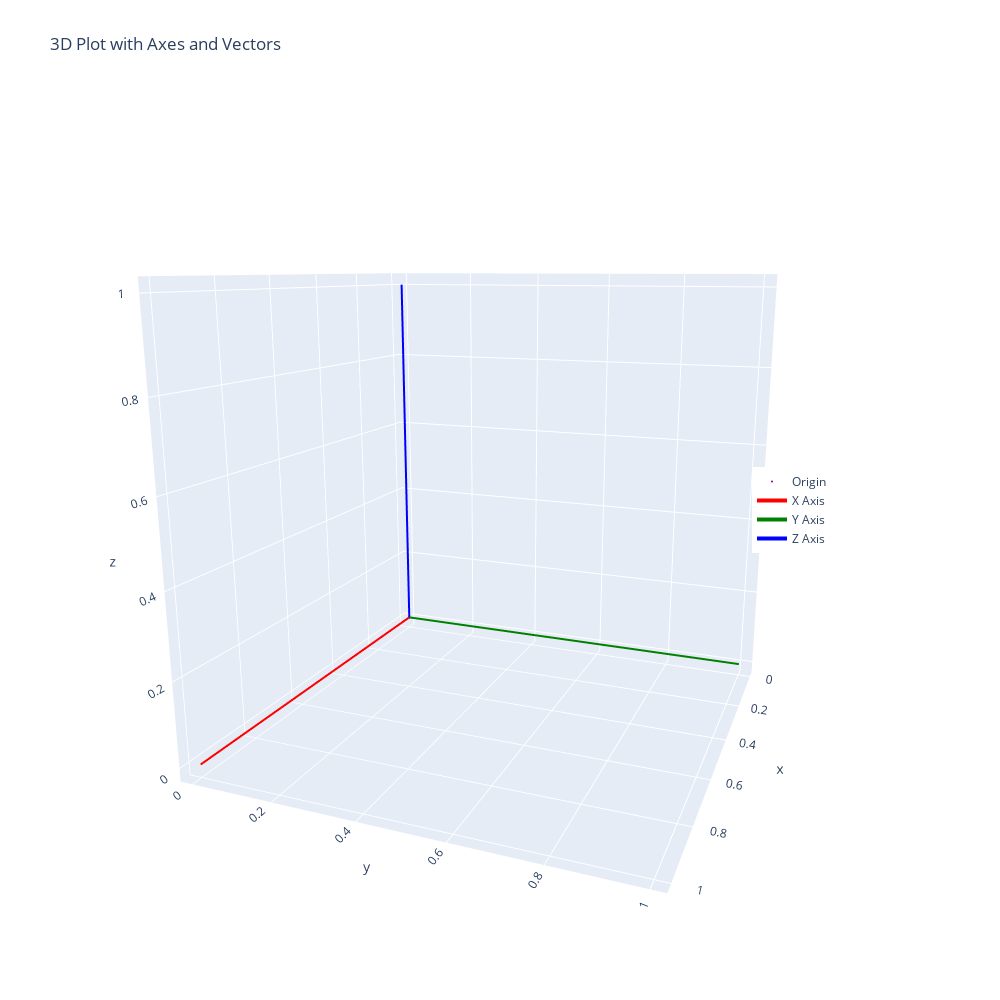

Notebook source saved alongside this figure:
### Code cell
# Demo for plotting in plotly 

fig = go.Figure()

# Create a marker for the origin
fig.add_trace(go.Scatter3d(
    x=[0], y=[0], z=[0],
    mode='markers',
    marker=dict(size=1, color='purple'),
    name='Origin'
))

# Plot coordinate axes x
fig.add_trace(go.Scatter3d(
    x=[0, 1], y=[0, 0], z=[0, 0],
    mode='lines',
    line=dict(color='red', width=4),
    name='X Axis'
))
# Plot coordinate axes y
fig.add_trace(go.Scatter3d(
    x=[0, 0], y=[0, 1], z=[0, 0],
    mode='lines',
    line=dict(color='green', width=4),
    name='Y Axis'
))
# Plot coordinate axes z
fig.add_trace(go.Scatter3d(
    x=[0, 0], y=[0, 0], z=[0, 1],
    mode='lines',
    line=dict(color='blue', width=4),
    name='Z Axis'
))

# # Compute and plot quivers for each pose
# arrow_length = 0.5  # Length of the arrow lines
# colors = ['red', 'green', 'blue']
# for pose in poses:
#     position = pose[:, -1]
#     rotation_matrix = pose[:, :3]
    
#     # Calculate heading vectors
#     headings = np.array([
#         rotation_matrix @ np.array([1, 0, 0]),
#         rotation_matrix @ np.array([0, 1, 0]),
#         rotation_matrix @ np.array([0, 0, 1])
#     ])
    
#     # Add arrows
#     for i, (heading, color) in enumerate(zip(headings, colors)):
#         fig.add_trace(go.Scatter3d(
#             x=[position[0], position[0] + heading[0] * arrow_length],
#             y=[position[1], position[1] + heading[1] * arrow_length],
#             z=[position[2], position[2] + heading[2] * arrow_length],
#             mode='lines+markers',
#             line=dict(color=color, width=4),
#             marker=dict(size=.1, color=color),
#             name=f'Heading {chr(88+i)}'
#         ))

# # ADD 3D Points to the figure 
# fig.add_trace(go.Scatter3d(
#     x=scene_pts[:,0],
#     y=scene_pts[:,1],
#     z=scene_pts[:,2],
#     mode='markers',
#     marker=dict(
#         size=1,  # Marker size
#         color=rgb_data,  # Marker color
#         opacity=0.8  # Marker opacity
#     )
# ))


# Update layout for better visualization
fig.update_layout(
    scene=dict(
        # xaxis=dict(range=[-10, 10], title='x'),
        # yaxis=dict(range=[-10, 10], title='y'),
        # zaxis=dict(range=[0, 20], title='z'),
    ),
    title='3D Plot with Axes and Vectors',
    legend=dict(x=0.8, y=0.5), 
    width = 1000,
    height = 1000
)

# Show the plot
fig.show()

### Figure 1 — Plotly figure (JSON) as saved in the notebook; plotly's stock layout.template omitted (floating-point values rounded to 4 significant figures)
{"data": [{"marker": {"color": "purple", "size": 1}, "mode": "markers", "name": "Origin", "type": "scatter3d", "x": [0], "y": [0], "z": [0]}, {"line": {"color": "red", "width": 4}, "mode": "lines", "name": "X Axis", "type": "scatter3d", "x": [0, 1], "y": [0, 0], "z": [0, 0]}, {"line": {"color": "green", "width": 4}, "mode": "lines", "name": "Y Axis", "type": "scatter3d", "x": [0, 0], "y": [0, 1], "z": [0, 0]}, {"line": {"color": "blue", "width": 4}, "mode": "lines", "name": "Z Axis", "type": "scatter3d", "x": [0, 0], "y": [0, 0], "z": [0, 1]}], "layout": {"height": 1000, "legend": {"x": 0.8, "y": 0.5}, "scene": {"aspectmode": "auto", "aspectratio": {"x": 1, "y": 1, "z": 1}, "camera": {"center": {"x": 0, "y": 0, "z": 0}, "eye": {"x": 1.954, "y": 0.7778, "z": 0.5159}, "projection": {"type": "perspective"}, "up": {"x": 0, "y": 0, "z": 1}}}, "title": {"text": "3D Plot with Axes and Vectors"}, "width": 1000}}
